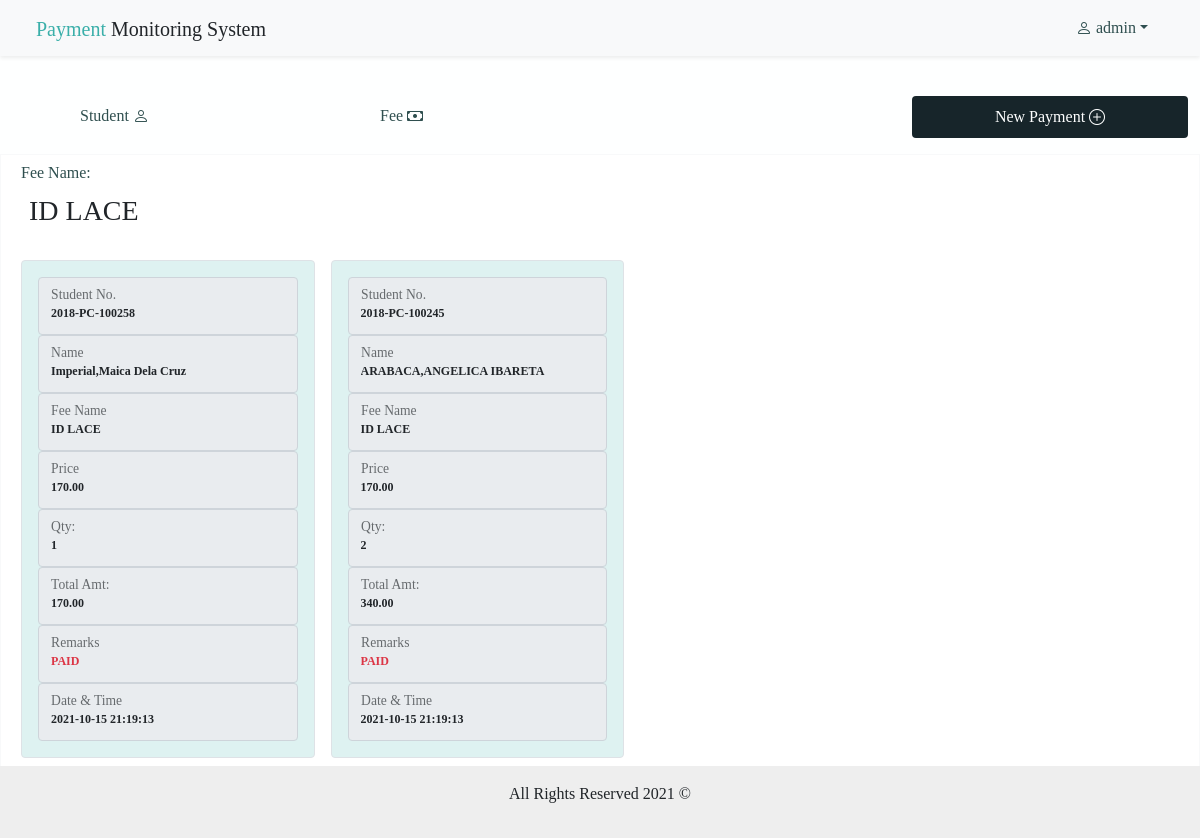
The page /admin.php (signed in) on the database its author committed.
### tables this page shows
CREATE TABLE `tb_fee` (
  `fee_ID` int(11) NOT NULL,
  `fee_code` varchar(30) NOT NULL,
  `fee_name` varchar(30) NOT NULL,
  `fee_dscrptn` text NOT NULL,
  `fee_due` date NOT NULL,
  `fee_price` double NOT NULL,
  `fee_status` char(1) NOT NULL,
  `date_time` datetime NOT NULL DEFAULT current_timestamp()
);

CREATE TABLE `tb_payment` (
  `transaction_ID` int(11) NOT NULL,
  `stud_ID` int(11) NOT NULL,
  `fee_ID` int(11) NOT NULL,
  `price` double NOT NULL,
  `qty` int(11) NOT NULL,
  `total_amt` double NOT NULL,
  `rmrks` varchar(15) NOT NULL,
  `date_time` datetime NOT NULL DEFAULT current_timestamp()
);

CREATE TABLE `tb_student` (
  `stud_ID` int(11) NOT NULL,
  `stud_num` varchar(30) NOT NULL,
  `fname` varchar(30) NOT NULL,
  `mname` varchar(30) NOT NULL,
  `lname` varchar(30) NOT NULL,
  `dept_ID` int(11) NOT NULL,
  `course_ID` int(11) NOT NULL,
  `by_ID` int(11) NOT NULL,
  `email` varchar(30) NOT NULL,
  `stud_status` char(1) NOT NULL,
  `date_time` datetime NOT NULL DEFAULT current_timestamp()
);

CREATE TABLE `tb_blockyear` (
  `by_ID` int(11) NOT NULL,
  `by_name` varchar(30) NOT NULL,
  `by_status` char(1) NOT NULL,
  `date_time` datetime NOT NULL DEFAULT current_timestamp()
);

### includes/functions.inc.php (called while the page is built, shortened)
<?php
    function getFees($conn){
        $sql = "SELECT *
                FROM `tb_fee`
                WHERE fee_status = 'A';";
        $stmt=mysqli_stmt_init($conn);
        if (!mysqli_stmt_prepare($stmt, $sql)){
            return false;
            exit;
        }
        mysqli_stmt_execute($stmt);
        $resultData = mysqli_stmt_get_result($stmt);
        $arr = array();
        if(!empty($resultData)){
            while($row = mysqli_fetch_assoc($resultData)){
                array_push($arr, $row);
            }
            return $arr;
        }
        else{
            return false;
        }
    }
    function showStudentRecord($conn, $fee = null){
            if($fee === null ) {
                $sql = "SELECT  *
                        FROM
                            `tb_payment` as p
                            JOIN tb_fee as f
                            ON f.fee_ID = p.fee_ID
                            JOIN tb_student as st
                            ON st.stud_ID = p.stud_ID
                            JOIN tb_dept as d
                            ON d.dept_ID = st.dept_ID
                            JOIN tb_course as c
                            ON c.course_ID = st.course_ID
                            JOIN tb_blockyear as b
                            ON b.by_ID = st.by_ID;";
                $stmt=mysqli_stmt_init($conn);
                if (!mysqli_stmt_prepare($stmt, $sql)){
                    return false;
                    exit();
                }
            }
            else{
                $sql = "SELECT  *
                        FROM
                            `tb_payment` as p
                            JOIN tb_fee as f
                            ON f.fee_ID = p.fee_ID
                            JOIN tb_student as st
                            ON st.stud_ID = p.stud_ID
                            JOIN tb_dept as d
                            ON d.dept_ID = st.dept_ID
                            JOIN tb_course as c
                            ON c.course_ID = st.course_ID
                            JOIN tb_blockyear as b
                            ON b.by_ID = st.by_ID
                        WHERE
                            f.fee_ID = ?
                            AND st.stud_status = 'A';";
                $stmt=mysqli_stmt_init($conn);
                if (!mysqli_stmt_prepare($stmt, $sql)){
                    return false;
                    exit();
                }
                mysqli_stmt_bind_param($stmt, "s" , $fee);
                }
        mysqli_stmt_execute($stmt);
        $resultData = mysqli_stmt_get_result($stmt);
        if(!empty($resultData)){
            $arr = array();
            while($row = mysqli_fetch_assoc($resultData)){
                array_push($arr,$row);
            }
            return $arr;
        }
        else{
            return false;
        }
    }
?>

### admin.php (the view, shortened to what this page needs)
<?php
    include_once "includes/db_conn.php";
    include_once "includes/functions.inc.php";
?>
<html>
<head>
    <?php include_once "header.php";?>
    <link rel="stylesheet" href="css/bootstrap.min.css">
    <link rel="stylesheet" href="font/bootstrap-icons.css">
    <link rel="stylesheet" href="style/styles.css">
</head>
<body>
    <?php include_once "nav.php"; ?>
    <div class="container-fluid mt-5 panel-1">
        <div class="row">
            <div class="col-lg-3 col-md-12 col-sm-12 mt-5">
                <ul class="navbar-nav">
                    <li class="nav-item" >
                        <a class="nav-link" href="student.php">
                            Student <i class="bi bi-person"></i>
                        </a>
                    </li>
                </ul>
            </div>
            <div class="col-lg-3 col-md-12 col-sm-12 mt-5">
                <ul class="navbar-nav">
                    <li class="nav-item">
                        <a class="nav-link "  href="fee.php">
                            Fee <i class="bi bi-cash"></i>
                        </a>
                    </li>
                </ul>
            </div>
            <div class="col-lg-3 col-md-12 col-sm-12 mt-5"></div>
            <div class="col-lg-3 col-md-12 col-sm-12 mt-5 mb-3">
                <a class="nav-link btn btn-border button-color" data-toggle="collapse" href="#addPayment" role="button" aria-expanded="false" aria-controls="addPayment">
                    New Payment <i class="bi bi-plus-circle"></i>
                </a>
            </div>
        </div>
    </div>
    <div class="container-fluid">
    <div class="row border border-bottom-0 border-light">
        <?php
        $fee_list = getFees($conn);
            if(!empty($fee_list) || $fee_list !== false){
                foreach($fee_list as $fee_key => $fee){ ?>
                    <div class="col-lg-12 col-md-12 col-sm-12 mb-0">
                        <div class="form-floating">
                            <h6 class="p-2 pb-0" style="color:darkslategray;">Fee Name:</h6>
                            <h3 class="p-3 pt-1"><?php echo $fee['fee_name'];?></h3>
                        </div>
                    </div>
                    <div>
                        <?php
                            $stud_record = showStudentRecord($conn, $fee['fee_ID']);
                            if(!empty($stud_record) || $stud_record !== false ){
                                foreach($stud_record as $key => $val){ ?>
                                    <div class="col-lg-3 col-md-12 col-sm-12 m-2 p-0 float-left"  >
                                        <div class="card border border-bg-gradient" style="background-color:#DEF2F1;">
                            <div class="card-body">
                            <div class="form-floating" >
                                <input id="studid<?php echo $val['transaction_ID']; ?>" class="form-control form1" type="text" name="stud_num" value="<?php echo $val['stud_num']; ?>" readonly>
                                <label class="form-label" for="studid<?php echo $val['transaction_ID']; ?>">Student No.</label>
                            </div>
                            <div class="form-floating">
                                <input id="stud_name<?php echo $val['transaction_ID']; ?>" class="form-control form1" type="text" name="stud_name" value="<?php echo $val['lname'].",".$val['fname']." ".$val['mname']; ?>" readonly>
                                <label class="form-label" for="stud_name<?php echo $val['transaction_ID']; ?>">Name</label>
                            </div>
                            <div class="form-floating">
                                <input id="fee_name<?php echo $val['transaction_ID']; ?>" class="form-control form1" type="text" name="fee_name" value="<?php echo $val['fee_name']; ?>" readonly>
                                <label class="form-label" for="fee_name<?php echo $val['transaction_ID']; ?>">Fee Name</label>
                            </div>
                            <div class="form-floating">
                                <input id="fee_price<?php echo $val['transaction_ID']; ?>" class="form-control form1" type="number" name="fee_price" value="<?php echo sprintf("%.2f",$val['fee_price']); ?>" readonly>
                                <label class="form-label" for="fee_price<?php echo $val['transaction_ID']; ?>">Price</label>
                            </div>
                            <div class="form-floating">
                                <input id="qty<?php echo $val['transaction_ID']; ?>" class="form-control form1" type="number" name="qty" value="<?php echo $val['qty']; ?>" readonly>
                                <label class="form-label" for="qty<?php echo $val['transaction_ID']; ?>">Qty: </label>
                            </div>
                            <div class="form-floating">
                                <input id="total_amt<?php echo $val['transaction_ID']; ?>" class="form-control form1" type="number" name="total_amt" value="<?php echo sprintf("%.2f",$val['total_amt']); ?>" readonly>
                                <label class="form-label" for="total_amt<?php echo $val['transaction_ID']; ?>">Total Amt: </label>
                            </div>
                            <div class="form-floating">
                                <input id="rmrks<?php echo $val['transaction_ID']; ?>" class="form-control text-danger form1" type="text" name="rmrks" value="<?php echo $val['rmrks']; ?>" readonly>
                                <label class="form-label" for="rmrks<?php echo $val['transaction_ID']; ?>">Remarks</label>
                            </div>
                            <div class="form-floating">
                                <input id="datetime<?php echo $val['transaction_ID']; ?>" class="form-control form1" type="text" name="datetime" value="<?php echo $val['date_time']; ?>" readonly>
                                <label class="form-label" for="datetime<?php echo $val['transaction_ID']; ?>">Date &amp; Time</label>
                            </div>
                    </div>
                </div>
            </div>
            <?php }
             }
             else{
                 echo "<h4> No Records Found.</h4>";
             }   ?>
        </div>
        <?php
                                                              }
    }
                                                     ?>
        </div>
    </div>
</body>
<?php include_once "footer.php"; ?>
</html>

### style/styles.css (style rules this page uses)
body { font-family: verdana; }
.navbar-nav > li > a { color: darkslategray; margin-left: 68px; }
a { color: darkslategray; }
.panel-1 { background-color: #FEFFFF; }
.button-color { background-color: #17252A; color: #FEFFFF; }
.form1 { font-size: 9pt; font-weight: bold; }

### rows shown on the page
tb_fee: fee_name "ID LACE"
tb_payment: stud_num "2018-PC-100258", stud_name "Imperial,Maica Dela Cruz", fee_name "ID LACE", fee_price "170.00", qty "1", total_amt "170.00", rmrks "PAID", datetime "2021-10-15 21:19:13"
tb_payment: stud_num "2018-PC-100245", stud_name "ARABACA,ANGELICA IBARETA", fee_name "ID LACE", fee_price "170.00", qty "2", total_amt "340.00", rmrks "PAID", datetime "2021-10-15 21:19:13"

### other values the page prints
$_SESSION['userlogged'] "admin"
